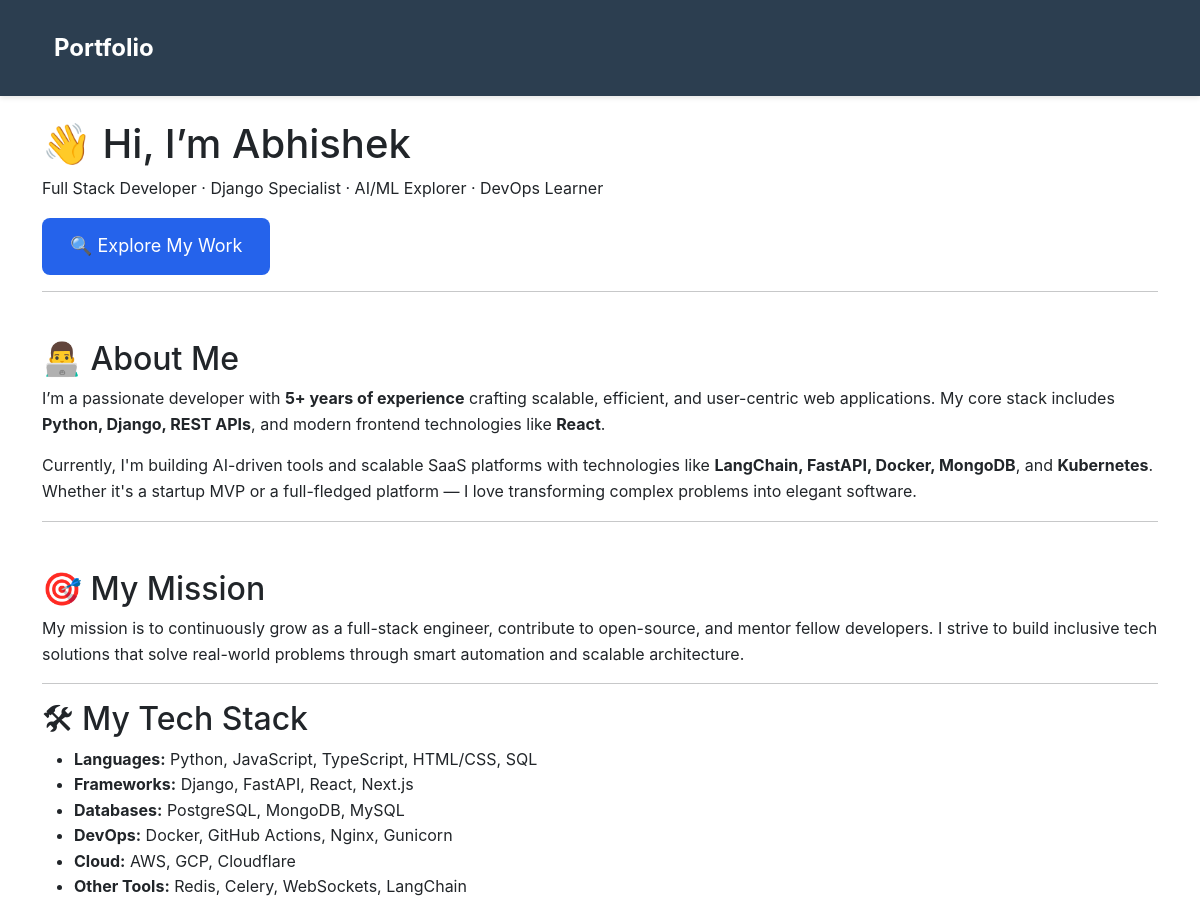
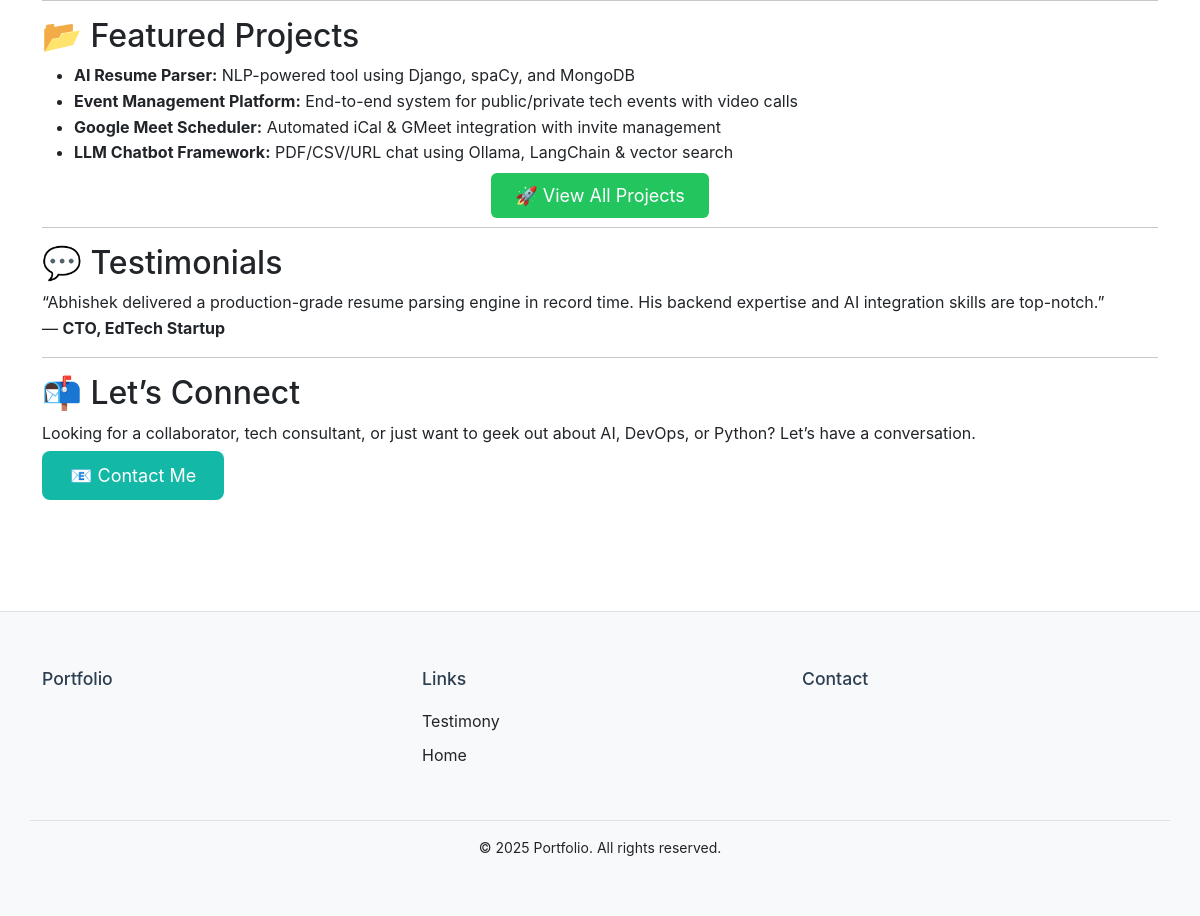
The page / on the database its author committed (2 pictures, top to bottom).
### pagebuilder/models.py (models this page shows, shortened)
class Block(models.Model):
    page = models.ForeignKey(Page, verbose_name=_('Page'), related_name='blocks', on_delete=models.CASCADE)
    label = models.CharField(_('Label'), max_length=100, help_text=_('Admin-friendly name (e.g., "Hero Section")'))
    position = models.PositiveIntegerField(_('Position'), default=0)
    is_active = models.BooleanField(_('Active'), default=True)
    BLOCK_TYPE_CHOICES = (
        ('template', _('Template')),
        ('html', _('Raw HTML')),
        ('wysiwyg', _('WYSIWYG Editor')),
    )
    type = models.CharField(_('Type'), max_length=20, choices=BLOCK_TYPE_CHOICES, default='template')
    template_name = models.CharField(
        _('Template Name'),
        max_length=100,
        blank=True,
        choices=get_available_templates,
        help_text=_('Select which template to use if type is template')
    )
    html_content = models.TextField(_('HTML Content'), blank=True,
                                  help_text=_('Raw HTML/CSS/JS content (only used if type is "html")'))
    wysiwyg_content = RichTextUploadingField(_('Rich Text Content'), blank=True,
                                           help_text=_('Visual editor content (only used if type is "wysiwyg")'))
    settings = models.JSONField(_('Settings'), default=dict, blank=True)
    custom_css = models.TextField(_('Custom CSS'), blank=True)
    css_class = models.CharField(_('CSS Class'), max_length=100, blank=True)
    background_color = ColorField(_('Background Color'), blank=True, null=True)
    text_color = ColorField(_('Text Color'), blank=True, null=True)
    padding_top = models.PositiveIntegerField(_('Padding Top (px)'), blank=True, null=True)
    padding_bottom = models.PositiveIntegerField(_('Padding Bottom (px)'), blank=True, null=True)
    padding_left = models.PositiveIntegerField(_('Padding Left (px)'), blank=True, null=True)
    padding_right = models.PositiveIntegerField(_('Padding Right (px)'), blank=True, null=True)
    class Meta:
        verbose_name = _('Block')
        verbose_name_plural = _('Blocks')
        ordering = ['page', 'position']
    def get_template(self):
        if self.type == 'template' and self.template_name:
            return f"blocks/{self.template_name}.html"
        elif self.type == 'wysiwyg':
            return "blocks/wysiwyg.html"
        elif self.type == 'html':
            return "blocks/raw_html.html"
        else:
            return "blocks/default.html"
    def get_style(self):
        style = ""
        if self.background_color:
            style += f"background-color: {self.background_color}; "
        if self.text_color:
            style += f"color: {self.text_color}; "
        if self.padding_top is not None:
            style += f"padding-top: {self.padding_top}px; "
        if self.padding_bottom is not None:
            style += f"padding-bottom: {self.padding_bottom}px; "
        if self.padding_left is not None:
            style += f"padding-left: {self.padding_left}px; "
        if self.padding_right is not None:
            style += f"padding-right: {self.padding_right}px; "
        return style.strip()

### portfolio/models.py (models this page shows, shortened)
class MenuItem(models.Model):
    POSITION_CHOICES = (
        ('header', _('Header')),
        ('footer', _('Footer')),
        ('sidebar', _('Sidebar')),
    )
    title = models.CharField(_('Title'), max_length=100)
    position = models.CharField(_('Position'), max_length=20, choices=POSITION_CHOICES, default='header')
    url = models.CharField(_('URL'), max_length=255)
    page = models.ForeignKey('pagebuilder.Page', verbose_name=_('Page'),
                            on_delete=models.SET_NULL, null=True, blank=True)
    parent = models.ForeignKey('self', verbose_name=_('Parent'),
                              on_delete=models.SET_NULL, null=True, blank=True, related_name='children')
    order = models.IntegerField(_('Order'), default=0)
    open_in_new_tab = models.BooleanField(_('Open in New Tab'), default=False)
    is_active = models.BooleanField(_('Active'), default=True)
    class Meta:
        verbose_name = _('Menu Item')
        verbose_name_plural = _('Menu Items')
        ordering = ['position', 'order']
    def get_url(self):
        if self.page:
            return self.page.get_absolute_url()
        return self.url

### portfolio/views.py (the view, shortened to what this page needs)
# urls.py: path('', views.HomePageView.as_view(), name='home'),
class HomePageView(TemplateView):
    template_name = 'pages/home.html'
    def get(self, request, *args, **kwargs):
        try:
            homepage = Page.objects.filter(is_homepage=True, status='published').first()
            if homepage:
                return PageDetailView.as_view()(
                    request,
                    slug=homepage.slug,
                    *args,
                    **kwargs
                )
            else:
                return super().get(request, *args, **kwargs)
        except Exception as e:
            print(f"Error loading homepage: {e}")
            return super().get(request, *args, **kwargs)

### pagebuilder/models.py (called while the page is built, shortened)
    def get_absolute_url(self):
        if self.url_override:
            return self.url_override
        elif self.is_homepage:
            return reverse('home')
        else:
            return reverse('page_detail', kwargs={'slug': self.slug})

    def get_blocks(self):
        return self.blocks.filter(is_active=True).order_by('position')

    def get_page_settings(self):
        if not self.page_settings_json:
            return {}

### portfolio/views.py (called while the page is built)
def get_site_settings():
    try:
        return SiteSettings.objects.first()
    except:
        return None

    def get_object(self, queryset=None):
        if queryset is None:
            queryset = self.get_queryset()
        slug = self.kwargs.get('slug')
        if not slug:
            raise Http404(_("Page not found"))
        queryset = queryset.filter(status='published')
        try:
            obj = queryset.get(slug=slug)
        except queryset.model.DoesNotExist:
            raise Http404(_("No page found matching the query"))
        return obj

    def get_template_names(self):
        page = self.get_object()
        theme_dir = ''
        try:
            from themes.models import Theme
            active_theme = Theme.objects.filter(is_active=True).first()
            if active_theme:
                theme_dir = active_theme.directory
        except:
            pass
        if theme_dir:
            templates = [
                f'themes/{theme_dir}/pages/{page.slug}.html',
                f'themes/{theme_dir}/pages/default.html',
            ]
        else:
            templates = []
        templates.extend([
            f'pages/{page.slug}.html',
            'pages/default.html',
        ])
        if page.is_homepage:
            if theme_dir:
                templates.insert(0, f'themes/{theme_dir}/pages/home.html')
            templates.insert(len(templates) - 1, 'pages/home.html')
        return templates

    def get_context_data(self, **kwargs):
        context = super().get_context_data(**kwargs)
        page = self.object
        context['site_settings'] = get_site_settings()
        context['blocks'] = page.get_blocks()
        context['page_settings'] = page.get_page_settings()
        if 'contact' in page.slug or page.get_page_settings().get('has_contact_form', False):
            context['contact_form'] = ContactForm()
        if page.get_page_settings().get('has_newsletter_form', False):
            context['newsletter_form'] = NewsletterForm()
        return context

### templates/pages/home.html (shortened to what this page needs)
{% extends 'base.html' %}
{% block content %}
    {% for block in blocks %}
        {% include block.get_template with block=block %}
    {% endfor %}
{% endblock %}

### templates/base.html (shortened to what this page needs)
<!DOCTYPE html>
<html lang="{% if page.language %}{{ page.language }}{% else %}en{% endif %}">
<head>
    <link href="https://cdn.jsdelivr.net/npm/bootstrap@5.2.3/dist/css/bootstrap.min.css" rel="stylesheet">
    <link rel="stylesheet" href="https://cdnjs.cloudflare.com/ajax/libs/font-awesome/6.4.0/css/all.min.css">
    {% if theme_css %}
    <link rel="stylesheet" href="{{ theme_css }}">
    {% else %}
    <link rel="stylesheet" href="/static/css/style.css">
    {% endif %}
</head>
<body class="{% if page.background_theme %}theme-{{ page.background_theme }}{% endif %} {% if page.custom_css_class %}{{ page.custom_css_class }}{% endif %}">
    <header class="site-header" {% if site_settings.header_background %}style="background-color: {{ site_settings.header_background }};"{% endif %}>
        <div class="container">
            <nav class="navbar navbar-expand-lg">
                <div class="container-fluid">
                    <a class="navbar-brand" href="/">
                        {% if site_settings.site_logo %}
                        <img src="{{ site_settings.site_logo.url }}" alt="{{ site_settings.site_title }}" height="50">
                        {% else %}
                        {{ site_settings.site_title|default:"Portfolio" }}
                        {% endif %}
                    </a>
                </div>
            </nav>
        </div>
    </header>
    <main id="content" class="py-4">
        {% block content %}{% endblock %}
    </main>
    <footer class="site-footer mt-5" {% if site_settings.footer_background %}style="background-color: {{ site_settings.footer_background }};"{% endif %}>
        <div class="container py-4">
            <div class="row">
                <div class="col-md-4 mb-4">
                    <h5>{{ site_settings.site_title|default:"Portfolio" }}</h5>
                </div>
                <div class="col-md-4 mb-4">
                    <h5>Links</h5>
                    <ul class="nav flex-column">
                        {% for menu_item in footer_menu %}
                        <li class="nav-item">
                            <a class="nav-link" href="{{ menu_item.get_url }}" {% if menu_item.open_in_new_tab %}target="_blank"{% endif %}>
                                {{ menu_item.title }}
                            </a>
                        </li>
                        {% endfor %}
                    </ul>
                </div>
                <div class="col-md-4 mb-4">
                    <h5>Contact</h5>
                </div>
            </div>
            <div class="row mt-4 pt-3 border-top">
                <div class="col-12 text-center">
                    <p class="small">
                        &copy; {% now "Y" %} {{ site_settings.site_title|default:"Portfolio" }}. All rights reserved.
                    </p>
                </div>
            </div>
        </div>
    </footer>
</body>
</html>

### templates/blocks/wysiwyg.html (shortened to what this page needs)
<div id="block-{{ block.id }}" class="block block-wysiwyg {% if block.css_class %}{{ block.css_class }}{% endif %}"
     {% if block.get_style %}style="{{ block.get_style }}"{% endif %}>
    <div class="container">
        <div class="row">
            <div class="col-12">
                {{ block.wysiwyg_content|safe }}
            </div>
        </div>
    </div>
</div>

### static/css/style.css (style rules this page uses)
:root { --primary-color: #2c3e50; --secondary-color: #1abc9c; --accent-color: #3498db; --text-color: #333; --light-text-color: #f8f9fa; --background-color: #ffffff; --light-background: #f8f9fa; --dark-background: #212529; --border-color: #dee2e6; --header-height: 70px; }
body { font-family: -apple-system, BlinkMacSystemFont, "Segoe UI", Roboto, "Helvetica Neue", Arial, sans-serif; line-height: 1.6; color: var(--text-color); background-color: var(--background-color); margin: 0; padding: 0; }
body.theme-light { --text-color: #212529; --background-color: #ffffff; --light-background: #f8f9fa; --border-color: #dee2e6; color: var(--text-color); background-color: var(--background-color); }
a { color: var(--accent-color); text-decoration: none; transition: color 0.3s ease; }
h1, h2, h3, h4, h5, h6 { margin-top: 0; margin-bottom: 0.5rem; font-weight: 500; line-height: 1.2; }
p { margin-top: 0; margin-bottom: 1rem; }
.site-header { background-color: var(--primary-color); color: white; padding: 1rem 0; position: relative; box-shadow: 0 2px 5px rgba(0, 0, 0, 0.1); }
.site-header .navbar-brand { font-size: 1.5rem; font-weight: 700; color: white; }
.site-footer { background-color: var(--light-background); color: var(--text-color); padding: 2rem 0 1rem; margin-top: 3rem; border-top: 1px solid var(--border-color); }
.site-footer h5 { font-size: 1.1rem; margin-bottom: 1rem; color: var(--primary-color); }
.site-footer .nav-link { padding: 0.25rem 0; color: var(--text-color); }
.block { margin-bottom: 2rem; position: relative; }
.text-center { text-align: center !important; }
@media (min-width: 576px) { .container { max-width: 540px; } }
@media (min-width: 768px) { .container { max-width: 720px; } }
@media (min-width: 992px) { .container { max-width: 960px; } }
@media (min-width: 1200px) { .container { max-width: 1140px; } }

### rows shown on the page
Block: wysiwyg_content "👋 Hi, I’m Abhishek Full Stack Developer · Django Specialist · AI/ML Explorer · DevOps Learner 🔍 Explore My Work"
Block: wysiwyg_content "👨‍💻 About Me I’m a passionate developer with 5+ years of experience crafting scalable, efficient, and user-centric web applications. My core stack includes Python, Django, REST APIs , and modern frontend technologies like React . Currently, I'm building AI-driven tools and scalable SaaS platforms with technologies like LangChain, FastAPI, Docker, MongoDB , and Kubernetes . Whether it's a startup MVP or a full-fledged platform — I love transforming complex problems into elegant software."
Block: wysiwyg_content "🎯 My Mission My mission is to continuously grow as a full-stack engineer, contribute to open-source, and mentor fellow developers. I strive to build inclusive tech solutions that solve real-world problems through smart automation and scalable architecture. 🛠 My Tech Stack Languages: Python, JavaScript, TypeScript, HTML/CSS, SQL Frameworks: Django, FastAPI, React, Next.js Databases: PostgreSQL, MongoDB, MySQL DevOps: Docker, GitHub Actions, Nginx, Gunicorn Cloud: AWS, GCP, Cloudflare Other Tools: Redis, Celery, WebSockets, LangChain 📂 Featured Projects AI Resume Parser: NLP-powered tool using Django, spaCy, and MongoDB Event Management Platform: End-to-end system for public/private tech…"
MenuItem: title "Testimony"
MenuItem: title "Home"

### other values the page prints
{{ site_settings.site_title|default:"Portfolio" }} "Portfolio"
